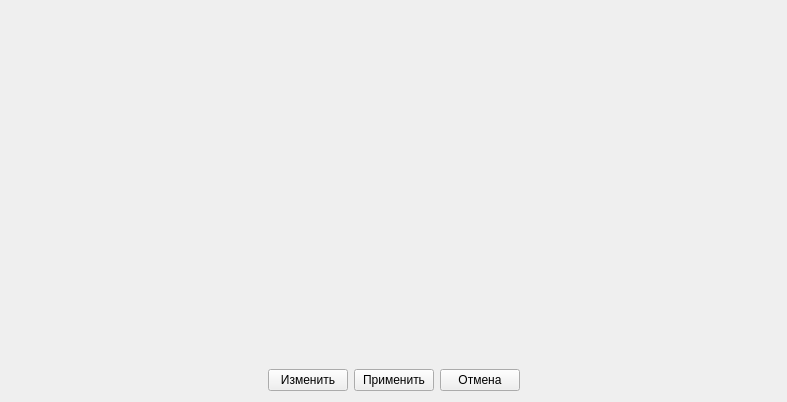
<?xml version="1.0" encoding="UTF-8"?>
<ui version="4.0">
 <class>CalculationStackedWidget</class>
 <widget class="QWidget" name="CalculationStackedWidget">
  <property name="geometry">
   <rect>
    <x>0</x>
    <y>0</y>
    <width>787</width>
    <height>402</height>
   </rect>
  </property>
  <property name="windowTitle">
   <string>Form</string>
  </property>
  <layout class="QVBoxLayout" name="verticalLayout">
   <item>
    <widget class="QStackedWidget" name="stackedWidget">
     <widget class="CalculationSettingScreen" name="settingPage"/>
     <widget class="QWidget" name="viewPage"/>
    </widget>
   </item>
   <item>
    <layout class="QHBoxLayout" name="horizontalLayout">
     <item>
      <spacer name="horizontalSpacer">
       <property name="orientation">
        <enum>Qt::Horizontal</enum>
       </property>
       <property name="sizeHint" stdset="0">
        <size>
         <width>40</width>
         <height>20</height>
        </size>
       </property>
      </spacer>
     </item>
     <item>
      <widget class="QPushButton" name="changeButton">
       <property name="text">
        <string>Изменить</string>
       </property>
      </widget>
     </item>
     <item>
      <widget class="QWidget" name="changeWidget" native="true">
       <layout class="QHBoxLayout" name="horizontalLayout_2">
        <property name="leftMargin">
         <number>0</number>
        </property>
        <property name="topMargin">
         <number>0</number>
        </property>
        <property name="rightMargin">
         <number>0</number>
        </property>
        <property name="bottomMargin">
         <number>0</number>
        </property>
        <item>
         <widget class="QPushButton" name="accaptButton">
          <property name="text">
           <string>Применить</string>
          </property>
         </widget>
        </item>
        <item>
         <widget class="QPushButton" name="cancelButton">
          <property name="text">
           <string>Отмена</string>
          </property>
         </widget>
        </item>
       </layout>
      </widget>
     </item>
     <item>
      <spacer name="horizontalSpacer_2">
       <property name="orientation">
        <enum>Qt::Horizontal</enum>
       </property>
       <property name="sizeHint" stdset="0">
        <size>
         <width>40</width>
         <height>20</height>
        </size>
       </property>
      </spacer>
     </item>
    </layout>
   </item>
  </layout>
 </widget>
 <customwidgets>
  <customwidget>
   <class>CalculationSettingScreen</class>
   <extends>QWidget</extends>
   <header>calculationsettingscreen.h</header>
   <container>1</container>
  </customwidget>
 </customwidgets>
 <resources/>
 <connections/>
</ui>
